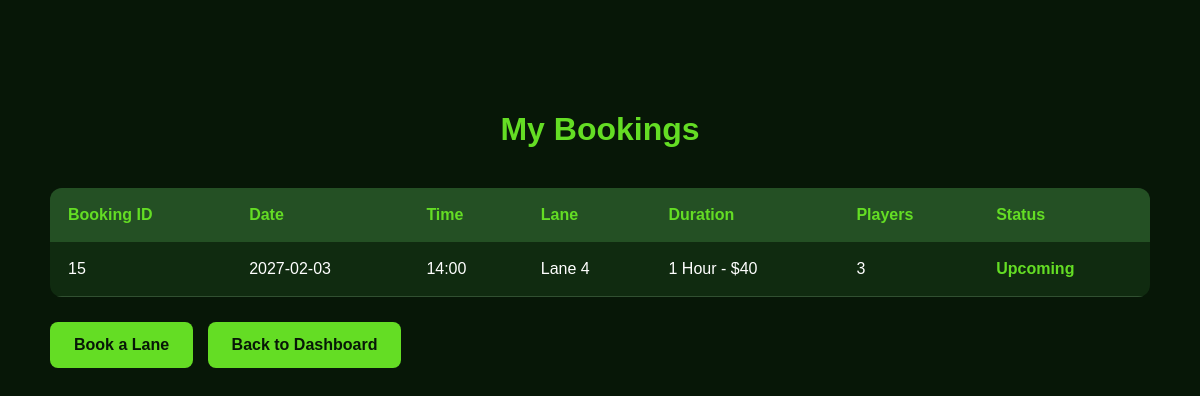
Screenshot of /my-bookings (signed in) with the database file from the repository.
### tables this page shows
CREATE TABLE bookings (
    id INTEGER PRIMARY KEY AUTOINCREMENT,
    full_name TEXT NOT NULL,
    phone TEXT NOT NULL,
    email TEXT,
    booking_date TEXT NOT NULL,
    booking_time TEXT NOT NULL,
    lane TEXT NOT NULL,
    duration TEXT NOT NULL,
    member TEXT NOT NULL,
    players INTEGER NOT NULL
);

### app.py (the view)
@app.route('/my-bookings')
def my_bookings():
    if 'user' not in session:
        return redirect('/login')
    import sqlite3
    conn = sqlite3.connect('indoor_cricket.db')
    conn.row_factory = sqlite3.Row
    cursor = conn.cursor()
    cursor.execute("""
        SELECT id, booking_date, booking_time,
               lane, duration, players
        FROM bookings
        WHERE email = ?
        ORDER BY booking_date DESC, booking_time DESC
    """, (session['user'],))
    bookings = cursor.fetchall()
    conn.close()
    from datetime import datetime, timedelta
    now = datetime.now()
    booking_list = []
    for booking in bookings:
        booking_data = dict(booking)
        booking_datetime = datetime.strptime(
            booking_data['booking_date'] + ' ' +
            booking_data['booking_time'],
            '%Y-%m-%d %H:%M'
        )
        duration_map = {
            '30 Minutes - $25': 30,
            '1 Hour - $40': 60,
            '2 Hours - $75': 120
        }
        duration_minutes = duration_map.get(
            booking_data['duration'], 60
        )
        end_time = booking_datetime + timedelta(
            minutes=duration_minutes
        )
        if now < booking_datetime:
            booking_data['status'] = 'Upcoming'
        elif now < end_time:
            booking_data['status'] = 'In Progress'
        else:
            booking_data['status'] = 'Completed'
        booking_list.append(booking_data)
    return render_template(
        'my_bookings.html',
        bookings=booking_list
    )

### templates/my_bookings.html (shortened to what this page needs)
<!DOCTYPE html>
<html lang="en">
<head>
</head>
<body>
    <div class="container">
        <h1>My Bookings</h1>
        {% if bookings %}
        <div class="table-wrapper">
            <table class="booking-table">
                <thead>
                    <tr>
                        <th>Booking ID</th>
                        <th>Date</th>
                        <th>Time</th>
                        <th>Lane</th>
                        <th>Duration</th>
                        <th>Players</th>
                        <th>Status</th>
                    </tr>
                </thead>
                <tbody>
                    {% for booking in bookings %}
                    <tr>
                        <td>{{ booking['id'] }}</td>
                        <td>{{ booking['booking_date'] }}</td>
                        <td>{{ booking['booking_time'] }}</td>
                        <td>{{ booking['lane'] }}</td>
                        <td>{{ booking['duration'] }}</td>
                        <td>{{ booking['players'] }}</td>
                        <td>
    {% if booking['status'] == 'Upcoming' %}
        <span class="status-upcoming">
            Upcoming
        </span>
    {% elif booking['status'] == 'In Progress' %}
        <span class="status-progress">
            In Progress
        </span>
    {% else %}
        <span class="status-completed">
            Completed
        </span>
    {% endif %}
</td>
                    </tr>
                    {% endfor %}
                </tbody>
            </table>
        </div>
        {% endif %}
        <a href="/booking" class="btn">
            Book a Lane
        </a>
        <a href="/dashboard" class="btn">
            Back to Dashboard
        </a>
    </div>
</body>
</html>

### templates/my_bookings.html (style rules this page uses)
body { background: #071707; color: white; font-family: Arial, sans-serif; margin: 0; }
.container { max-width: 1100px; margin: 60px auto; padding: 30px; }
h1 { color: #64dd24; text-align: center; margin-bottom: 40px; }
.booking-table { width: 100%; border-collapse: collapse; background: #102b10; border-radius: 12px; overflow: hidden; }
.booking-table th { background: #245024; color: #64dd24; padding: 18px; text-align: left; }
.booking-table td { padding: 18px; border-bottom: 1px solid #315031; }
.btn { display: inline-block; background: #64dd24; color: #071707; padding: 14px 24px; border-radius: 8px; text-decoration: none; font-weight: bold; margin-top: 25px; margin-right: 10px; }
.table-wrapper { overflow-x: auto; }
.status-upcoming { color: #64dd24; font-weight: bold; }

### rows the page displays
bookings: id "15", booking_date "2027-02-03", booking_time "14:00", lane "Lane 4", duration "1 Hour - $40", players "3"
